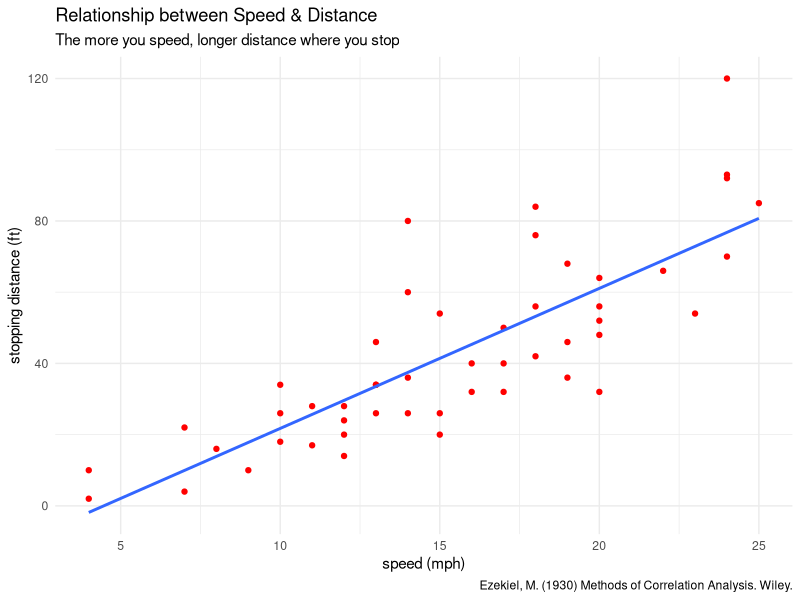

This figure's R source:
library(tidyverse)

cars |>
  ggplot(mapping = aes(x = speed, y = dist)) +
  geom_point(colour = "red") +
  geom_smooth(method = "lm",
              se = FALSE) +
  theme_minimal() +
  labs(
    title = "Relationship between Speed & Distance",
    subtitle = "The more you speed, longer distance where you stop",
    caption = "Ezekiel, M. (1930) Methods of Correlation Analysis. Wiley.", 
    x = "speed (mph)",
    y = "stopping distance (ft)"
  )